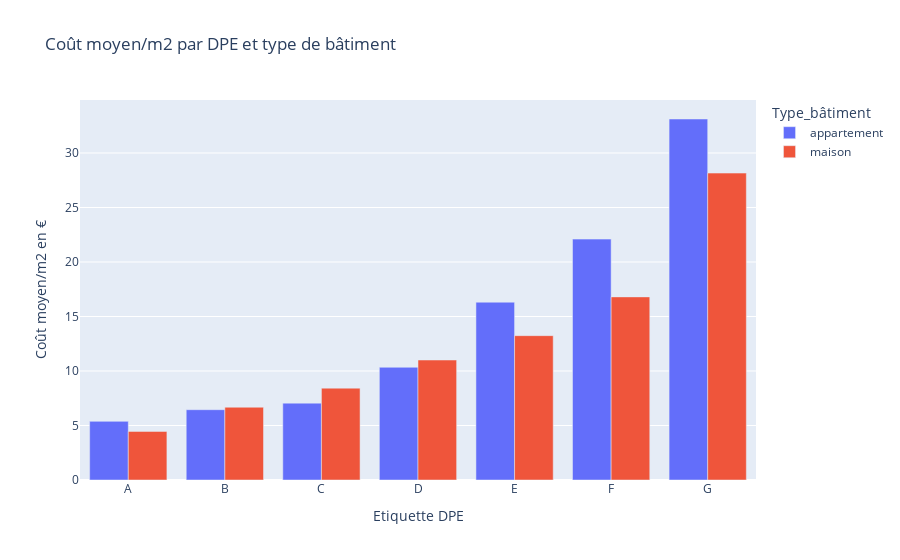

Source (notebook cell):
### Code cell
fig = px.bar(df_filter_without_im, x='Etiquette_DPE', y='coût_moyen_par_m2_en_euros', color='Type_bâtiment', barmode='group',
             title='Coût moyen/m2 par DPE et type de bâtiment',
             labels={'Etiquette_DPE': 'Etiquette DPE', 'coût_moyen_par_m2_en_euros': 'Coût moyen/m2 en €'},
             category_orders={'Etiquette_DPE': ['A', 'B', 'C', 'D', 'E', 'F', 'G']},
             height=400)

fig.show()

### Figure 1 — Plotly figure (JSON) as saved in the notebook; plotly's stock layout.template omitted (floating-point values rounded to 4 significant figures)
{"data": [{"alignmentgroup": "True", "hovertemplate": "Type_bâtiment=appartement<br>Etiquette DPE=%{x}<br>Coût moyen/m2 en €=%{y}<extra></extra>", "legendgroup": "appartement", "marker": {"color": "#636efa", "pattern": {"shape": ""}}, "name": "appartement", "offsetgroup": "appartement", "orientation": "v", "showlegend": true, "textposition": "auto", "type": "bar", "x": ["A", "B", "C", "D", "E", "F", "G"], "xaxis": "x", "y": [5.381, 6.45, 7.053, 10.34, 16.31, 22.1, 33.12], "yaxis": "y"}, {"alignmentgroup": "True", "hovertemplate": "Type_bâtiment=maison<br>Etiquette DPE=%{x}<br>Coût moyen/m2 en €=%{y}<extra></extra>", "legendgroup": "maison", "marker": {"color": "#EF553B", "pattern": {"shape": ""}}, "name": "maison", "offsetgroup": "maison", "orientation": "v", "showlegend": true, "textposition": "auto", "type": "bar", "x": ["A", "B", "C", "D", "E", "F", "G"], "xaxis": "x", "y": [4.458, 6.678, 8.427, 11.01, 13.24, 16.8, 28.16], "yaxis": "y"}], "layout": {"autosize": true, "barmode": "group", "legend": {"title": {"text": "Type_bâtiment"}, "tracegroupgap": 0}, "title": {"text": "Coût moyen/m2 par DPE et type de bâtiment"}, "xaxis": {"anchor": "y", "autorange": true, "categoryarray": ["A", "B", "C", "D", "E", "F", "G"], "categoryorder": "array", "domain": [0, 1], "range": [-0.5, 6.5], "title": {"text": "Etiquette DPE"}, "type": "category"}, "yaxis": {"anchor": "x", "autorange": true, "domain": [0, 1], "range": [0, 34.86], "title": {"text": "Coût moyen/m2 en €"}, "type": "linear"}}}
